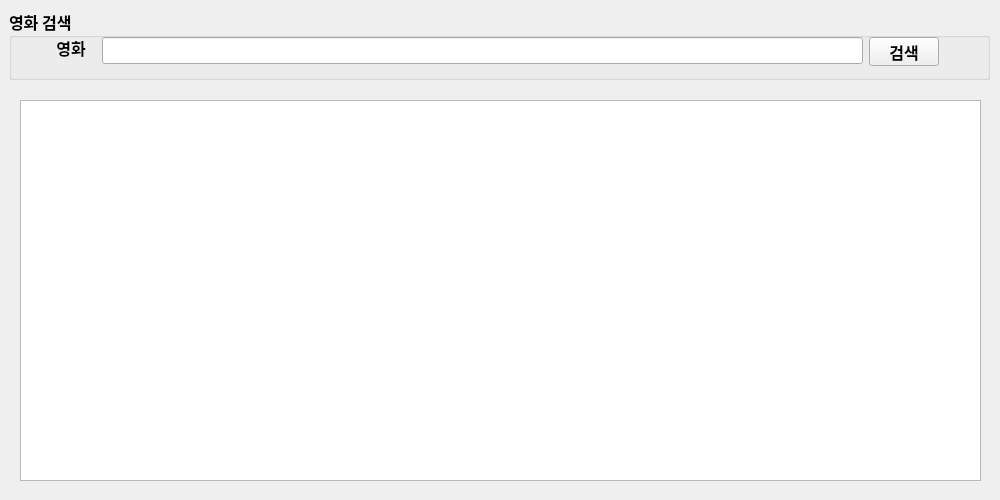
<?xml version="1.0" encoding="UTF-8"?>
<ui version="4.0">
 <class>frmMain</class>
 <widget class="QWidget" name="frmMain">
  <property name="geometry">
   <rect>
    <x>0</x>
    <y>0</y>
    <width>1000</width>
    <height>500</height>
   </rect>
  </property>
  <property name="sizePolicy">
   <sizepolicy hsizetype="Fixed" vsizetype="Fixed">
    <horstretch>0</horstretch>
    <verstretch>0</verstretch>
   </sizepolicy>
  </property>
  <property name="minimumSize">
   <size>
    <width>1000</width>
    <height>500</height>
   </size>
  </property>
  <property name="maximumSize">
   <size>
    <width>1000</width>
    <height>500</height>
   </size>
  </property>
  <property name="font">
   <font>
    <family>한컴 말랑말랑 Bold</family>
    <pointsize>12</pointsize>
    <weight>75</weight>
    <bold>true</bold>
   </font>
  </property>
  <property name="windowTitle">
   <string>네이버 API 영화검색앱</string>
  </property>
  <widget class="QWidget" name="verticalLayoutWidget">
   <property name="geometry">
    <rect>
     <x>9</x>
     <y>9</y>
     <width>981</width>
     <height>71</height>
    </rect>
   </property>
   <layout class="QVBoxLayout" name="searchLayout">
    <item>
     <widget class="QGroupBox" name="groupBox">
      <property name="title">
       <string>영화 검색</string>
      </property>
      <widget class="QLabel" name="label">
       <property name="geometry">
        <rect>
         <x>40</x>
         <y>28</y>
         <width>44</width>
         <height>21</height>
        </rect>
       </property>
       <property name="text">
        <string>영화</string>
       </property>
       <property name="alignment">
        <set>Qt::AlignCenter</set>
       </property>
      </widget>
      <widget class="QLineEdit" name="txtSearch">
       <property name="enabled">
        <bool>true</bool>
       </property>
       <property name="geometry">
        <rect>
         <x>93</x>
         <y>28</y>
         <width>761</width>
         <height>27</height>
        </rect>
       </property>
       <property name="palette">
        <palette>
         <active>
          <colorrole role="ButtonText">
           <brush brushstyle="SolidPattern">
            <color alpha="255">
             <red>49</red>
             <green>153</green>
             <blue>158</blue>
            </color>
           </brush>
          </colorrole>
         </active>
         <inactive>
          <colorrole role="ButtonText">
           <brush brushstyle="SolidPattern">
            <color alpha="255">
             <red>49</red>
             <green>153</green>
             <blue>158</blue>
            </color>
           </brush>
          </colorrole>
         </inactive>
         <disabled>
          <colorrole role="ButtonText">
           <brush brushstyle="SolidPattern">
            <color alpha="255">
             <red>120</red>
             <green>120</green>
             <blue>120</blue>
            </color>
           </brush>
          </colorrole>
         </disabled>
        </palette>
       </property>
      </widget>
      <widget class="QPushButton" name="btnSearch">
       <property name="geometry">
        <rect>
         <x>860</x>
         <y>28</y>
         <width>70</width>
         <height>29</height>
        </rect>
       </property>
       <property name="text">
        <string>검색</string>
       </property>
      </widget>
     </widget>
    </item>
   </layout>
  </widget>
  <widget class="QWidget" name="verticalLayoutWidget_2">
   <property name="geometry">
    <rect>
     <x>10</x>
     <y>90</y>
     <width>981</width>
     <height>401</height>
    </rect>
   </property>
   <layout class="QVBoxLayout" name="resultLayout_2">
    <property name="leftMargin">
     <number>10</number>
    </property>
    <property name="topMargin">
     <number>10</number>
    </property>
    <property name="rightMargin">
     <number>10</number>
    </property>
    <property name="bottomMargin">
     <number>10</number>
    </property>
    <item>
     <layout class="QGridLayout" name="gridLayout">
      <item row="0" column="0">
       <widget class="QTableWidget" name="tblResult"/>
      </item>
     </layout>
    </item>
   </layout>
  </widget>
 </widget>
 <resources/>
 <connections/>
</ui>
